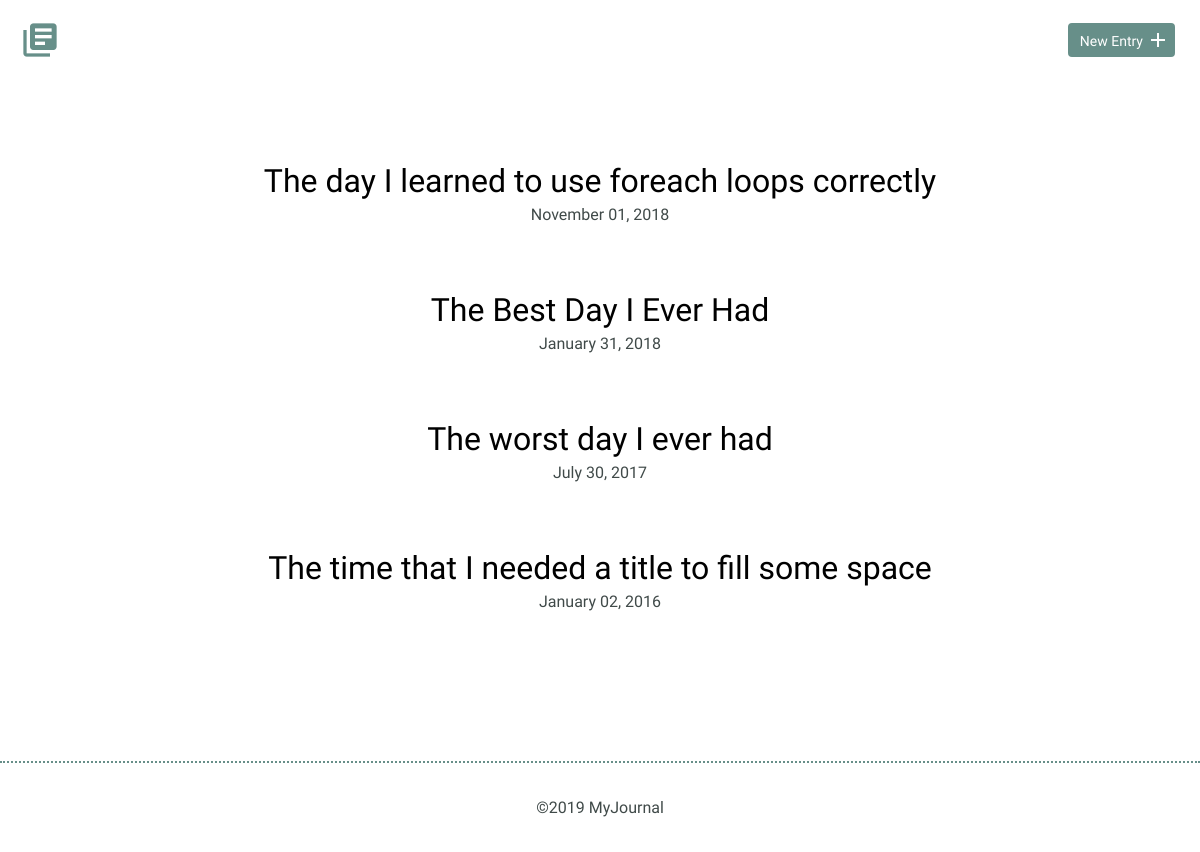
Before: / with the older database file.
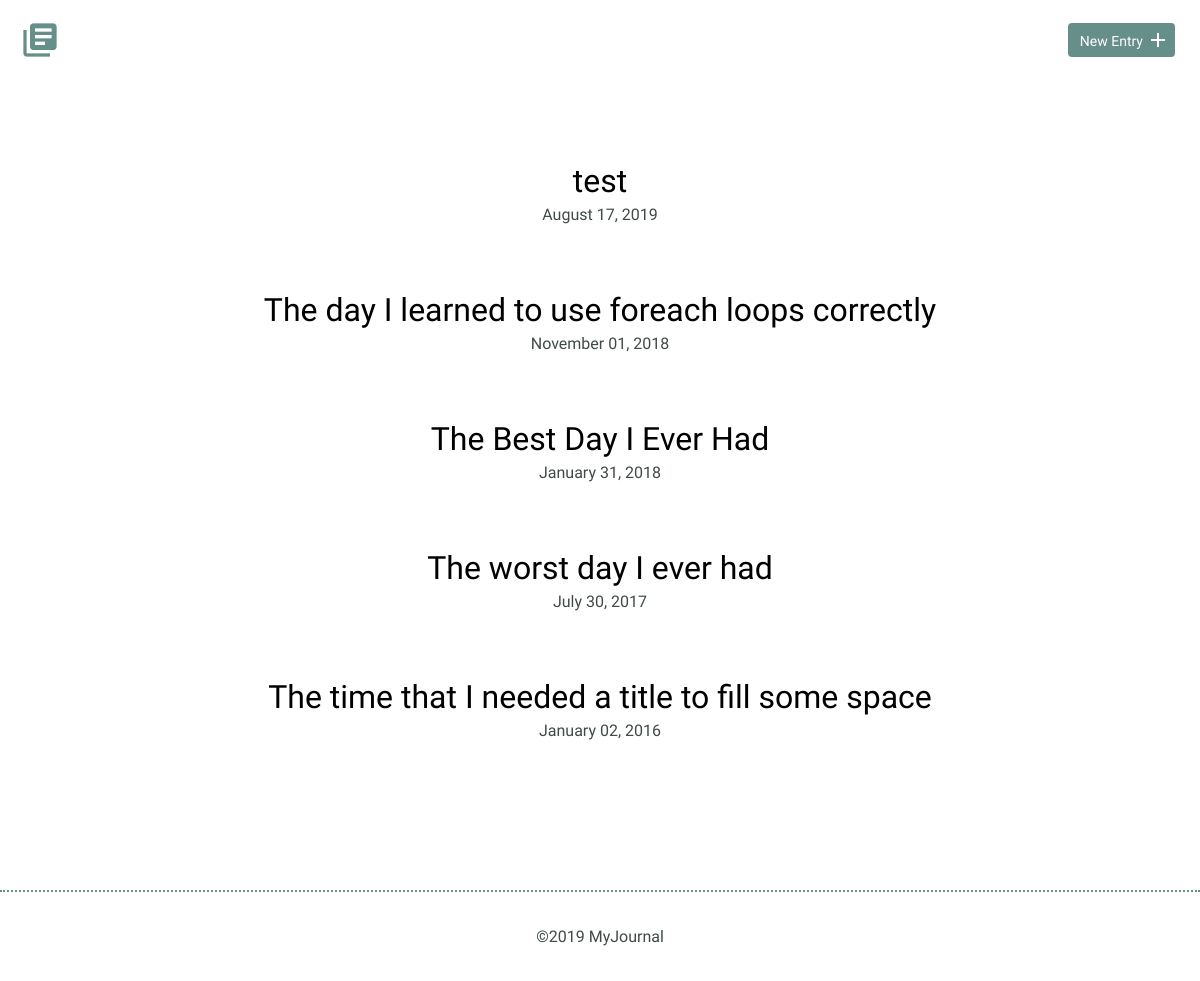
After: the same page with the newer database file.
### tables this page shows
CREATE TABLE "entries" (
	`id`	INTEGER,
	`title`	TEXT,
	`date`	TEXT,
	`time_spent`	INTEGER,
	`learned`	BLOB,
	`resources`	BLOB,
	PRIMARY KEY(`id`)
);

### inc/functions.php (called while the page is built, shortened)
<?php
function get_entry_list() {
    include 'connection.php';
    try {
        return $db->query('SELECT title, date FROM entries ORDER BY date DESC');
    } catch (Exception $e) {
        echo "Error:" . $e->getMessage() . "<br>";
        return array();
    }
}

### index.php (the view, shortened to what this page needs)
<?php
require 'inc/functions.php';
include 'inc/header.php'; ?>
  <section>
    <div class="container">
      <div class="entry-list">
        <?php
        foreach (get_entry_list() as $item) {
            echo "<article>";
            echo "<h2><a href='detail.php'>" . $item['title'] . "</a></h2>";
            echo "<time datetime='" . $item['date'] . "'>" . date("F d, Y", strtotime($item['date'])) . "</time>";
            echo "</article>";
        }
        ?>
      </div>
    </div>
  </section>
<?php include 'inc/footer.php'; ?>

Changed rows visible on the page:
added entries: title "test", date "August 17, 2019"
